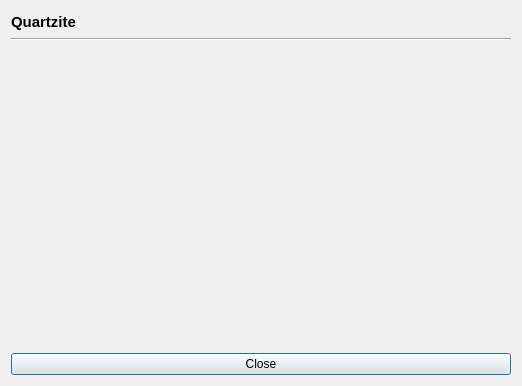
<?xml version="1.0" encoding="UTF-8"?>
<ui version="4.0">
 <class>AboutDialog</class>
 <widget class="QDialog" name="AboutDialog">
  <property name="geometry">
   <rect>
    <x>0</x>
    <y>0</y>
    <width>518</width>
    <height>386</height>
   </rect>
  </property>
  <property name="sizePolicy">
   <sizepolicy hsizetype="Preferred" vsizetype="Minimum">
    <horstretch>0</horstretch>
    <verstretch>0</verstretch>
   </sizepolicy>
  </property>
  <property name="minimumSize">
   <size>
    <width>0</width>
    <height>0</height>
   </size>
  </property>
  <property name="windowTitle">
   <string>About Quartzite</string>
  </property>
  <layout class="QVBoxLayout" name="verticalLayout">
   <item>
    <widget class="QLabel" name="title">
     <property name="sizePolicy">
      <sizepolicy hsizetype="Preferred" vsizetype="Preferred">
       <horstretch>0</horstretch>
       <verstretch>0</verstretch>
      </sizepolicy>
     </property>
     <property name="font">
      <font>
       <pointsize>11</pointsize>
       <bold>true</bold>
      </font>
     </property>
     <property name="text">
      <string>Quartzite</string>
     </property>
    </widget>
   </item>
   <item>
    <widget class="Line" name="line">
     <property name="font">
      <font>
       <bold>false</bold>
      </font>
     </property>
     <property name="orientation">
      <enum>Qt::Orientation::Horizontal</enum>
     </property>
    </widget>
   </item>
   <item>
    <widget class="QTextBrowser" name="description">
     <property name="sizePolicy">
      <sizepolicy hsizetype="MinimumExpanding" vsizetype="Maximum">
       <horstretch>0</horstretch>
       <verstretch>0</verstretch>
      </sizepolicy>
     </property>
     <property name="minimumSize">
      <size>
       <width>500</width>
       <height>300</height>
      </size>
     </property>
     <property name="styleSheet">
      <string notr="true">background-color: transparent;</string>
     </property>
     <property name="frameShape">
      <enum>QFrame::Shape::NoFrame</enum>
     </property>
     <property name="verticalScrollBarPolicy">
      <enum>Qt::ScrollBarPolicy::ScrollBarAlwaysOff</enum>
     </property>
     <property name="horizontalScrollBarPolicy">
      <enum>Qt::ScrollBarPolicy::ScrollBarAlwaysOff</enum>
     </property>
     <property name="sizeAdjustPolicy">
      <enum>QAbstractScrollArea::SizeAdjustPolicy::AdjustToContentsOnFirstShow</enum>
     </property>
     <property name="lineWrapMode">
      <enum>QTextEdit::LineWrapMode::WidgetWidth</enum>
     </property>
     <property name="html">
      <string>&lt;!DOCTYPE HTML PUBLIC &quot;-//W3C//DTD HTML 4.0//EN&quot; &quot;http://www.w3.org/TR/REC-html40/strict.dtd&quot;&gt;
&lt;html&gt;&lt;head&gt;&lt;meta name=&quot;qrichtext&quot; content=&quot;1&quot; /&gt;&lt;meta charset=&quot;utf-8&quot; /&gt;&lt;style type=&quot;text/css&quot;&gt;
p, li { white-space: pre-wrap; }
hr { height: 1px; border-width: 0; }
li.unchecked::marker { content: &quot;\2610&quot;; }
li.checked::marker { content: &quot;\2612&quot;; }
&lt;/style&gt;&lt;/head&gt;&lt;body style=&quot; font-family:'Noto Sans'; font-size:10pt; font-weight:400; font-style:normal;&quot;&gt;
&lt;p style=&quot;-qt-paragraph-type:empty; margin-top:0px; margin-bottom:0px; margin-left:0px; margin-right:0px; -qt-block-indent:0; text-indent:0px; font-family:'Sans Serif'; font-size:9pt;&quot;&gt;&lt;br /&gt;&lt;/p&gt;&lt;/body&gt;&lt;/html&gt;</string>
     </property>
     <property name="textInteractionFlags">
      <set>Qt::TextInteractionFlag::TextBrowserInteraction</set>
     </property>
     <property name="openExternalLinks">
      <bool>true</bool>
     </property>
    </widget>
   </item>
   <item>
    <widget class="QPushButton" name="closeButton">
     <property name="sizePolicy">
      <sizepolicy hsizetype="Preferred" vsizetype="Preferred">
       <horstretch>0</horstretch>
       <verstretch>0</verstretch>
      </sizepolicy>
     </property>
     <property name="text">
      <string>Close</string>
     </property>
    </widget>
   </item>
  </layout>
 </widget>
 <resources/>
 <connections/>
</ui>
